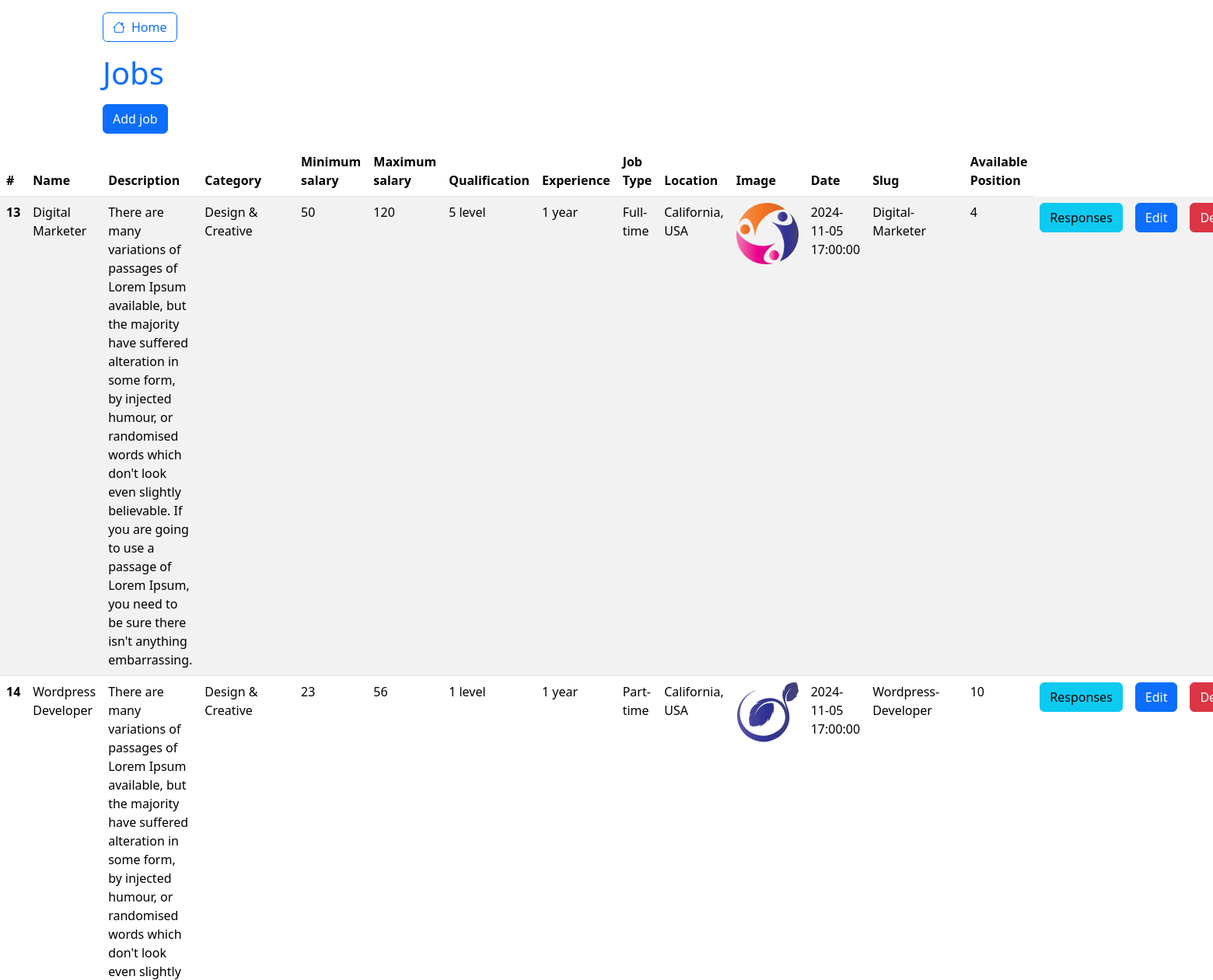
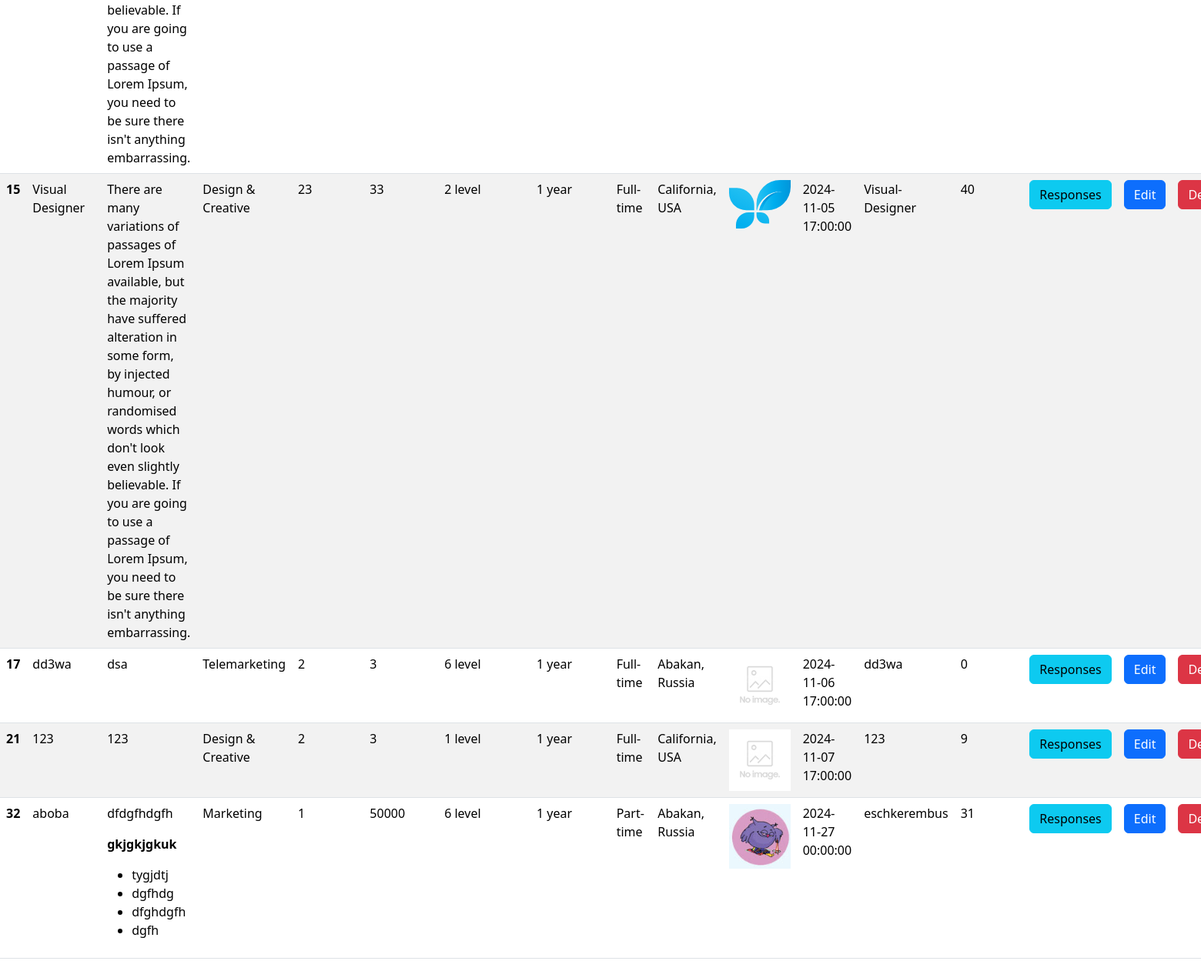
Screenshot of /companies/jobs/index.php (signed in) with the database file from the repository (2 pictures, top to bottom).
### tables this page shows
CREATE TABLE `jobs` (
  `id` int NOT NULL,
  `name` varchar(255) NOT NULL,
  `description` text NOT NULL,
  `category_id` int NOT NULL,
  `min_salary` int NOT NULL,
  `max_salary` int NOT NULL,
  `qualification_id` int NOT NULL,
  `experience_id` int NOT NULL,
  `job_type_id` int NOT NULL,
  `location_id` int NOT NULL,
  `image` varchar(255) DEFAULT NULL,
  `date` timestamp NOT NULL DEFAULT CURRENT_TIMESTAMP,
  `slug` varchar(255) NOT NULL,
  `company_id` int NOT NULL,
  `available_position` int UNSIGNED NOT NULL DEFAULT '0'
);

CREATE TABLE `categories` (
  `id` int NOT NULL,
  `name` varchar(255) NOT NULL,
  `is_popular` tinyint(1) NOT NULL DEFAULT '0'
);

CREATE TABLE `qualifications` (
  `id` int NOT NULL,
  `level` int NOT NULL
);

CREATE TABLE `experiences` (
  `id` int NOT NULL,
  `name` varchar(255) NOT NULL
);

CREATE TABLE `job_types` (
  `id` int NOT NULL,
  `name` varchar(255) NOT NULL
);

CREATE TABLE `locations` (
  `id` int NOT NULL,
  `name` varchar(255) NOT NULL
);

### companies/jobs/index.php (the view, shortened to what this page needs)
<?php
$pdo = require_once $_SERVER['DOCUMENT_ROOT'] . '/db.php';
$jobs = $pdo->query("SELECT jobs.*, categories.name AS category, qualifications.level AS qualification, experiences.name AS experience,
job_types.name AS job_type, locations.name AS location
FROM jobs
JOIN categories ON jobs.category_id = categories.id
JOIN qualifications ON jobs.qualification_id = qualifications.id
JOIN experiences ON jobs.experience_id = experiences.id
JOIN job_types ON jobs.job_type_id = job_types.id
JOIN locations ON jobs.location_id = locations.id
WHERE company_id = {$_SESSION['company_id']}")->fetchAll();
include $_SERVER['DOCUMENT_ROOT'] . '/layouts/header_bootstrap.php';
?>
    <div class="container mt-3">
        <a href="/" class="btn btn-outline-primary"><i class="bi bi-house me-2"></i>Home</a>
        <h1 class="text-primary my-3">Jobs</h1>
        <a href="/companies/jobs/create.php" class="btn btn-primary">Add job</a>
    </div>
<?php if ($jobs): ?>
    <table class="table table-striped mt-3">
        <thead>
        <tr>
            <th scope="col">#</th>
            <th scope="col">Name</th>
            <th scope="col">Description</th>
            <th scope="col">Category</th>
            <th scope="col">Minimum salary</th>
            <th scope="col">Maximum salary</th>
            <th scope="col">Qualification</th>
            <th scope="col">Experience</th>
            <th scope="col">Job Type</th>
            <th scope="col">Location</th>
            <th scope="col">Image</th>
            <th scope="col">Date</th>
            <th scope="col">Slug</th>
            <th scope="col">Available Position</th>
        </tr>
        </thead>
        <tbody>
        <?php foreach ($jobs as $job): ?>
            <tr>
                <th scope="row"><?= $job['id'] ?></th>
                <td><?= $job['name'] ?></td>
                <td><?= $job['description'] ?></td>
                <td><?= $job['category'] ?></td>
                <td><?= $job['min_salary'] ?></td>
                <td><?= $job['max_salary'] ?></td>
                <td><?= $job['qualification'] ?> level</td>
                <td><?= $job['experience'] ?></td>
                <td><?= $job['job_type'] ?></td>
                <td><?= $job['location'] ?></td>
                <td><img src="<?= $job['image'] ?? '/img/no_image.jpg' ?>" alt="" width="80"></td>
                <td><?= $job['date'] ?></td>
                <td><?= $job['slug'] ?></td>
                <td><?= $job['available_position'] ?></td>
                <td><a href="/companies/jobs/responses.php?id=<?= $job['id'] ?>" class="btn btn-info">Responses</a></td>
                <td><a href="/companies/jobs/edit.php?id=<?= $job['id'] ?>" class="btn btn-primary">Edit</a></td>
                <td><a href="/companies/jobs/actions/delete.php?id=<?= $job['id'] ?>" class="btn btn-danger">Delete</a>
                </td>
            </tr>
        <?php endforeach; ?>
        </tbody>
    </table>
<?php else: ?>
    <p style="margin-top: 15px;">You don't have any vacancies yet :(</p>
<?php endif; ?>
<?php
include $_SERVER['DOCUMENT_ROOT'] . '/layouts/footer_bootstrap.php';
?>

### rows the page displays
jobs: id "13", name "Digital Marketer", description "There are many variations of passages of Lorem Ipsum available, but the majority have suffered alteration in some form, by injected humour, or randomised words which don't look even slightly believable. If you are going to use a passage of Lorem Ipsum, you need to be sure there isn't anything embarrassing.", category.name "Design & Creative", min_salary "50", max_salary "120", qualification.level "5", experience.name "1 year", job_type.name "Full-time", location.name "California, USA", image (picture), date "2024-11-05 17:00:00", slug "Digital-Marketer", available_position "4"
jobs: id "14", name "Wordpress Developer", description "There are many variations of passages of Lorem Ipsum available, but the majority have suffered alteration in some form, by injected humour, or randomised words which don't look even slightly believable. If you are going to use a passage of Lorem Ipsum, you need to be sure there isn't anything embarrassing.", category.name "Design & Creative", min_salary "23", max_salary "56", qualification.level "1", experience.name "1 year", job_type.name "Part-time", location.name "California, USA", image (picture), date "2024-11-05 17:00:00", slug "Wordpress-Developer", available_position "10"
jobs: id "15", name "Visual Designer", description "There are many variations of passages of Lorem Ipsum available, but the majority have suffered alteration in some form, by injected humour, or randomised words which don't look even slightly believable. If you are going to use a passage of Lorem Ipsum, you need to be sure there isn't anything embarrassing.", category.name "Design & Creative", min_salary "23", max_salary "33", qualification.level "2", experience.name "1 year", job_type.name "Full-time", location.name "California, USA", image (picture), date "2024-11-05 17:00:00", slug "Visual-Designer", available_position "40"
jobs: id "17", name "dd3wa", description "dsa", category.name "Telemarketing", min_salary "2", max_salary "3", qualification.level "6", experience.name "1 year", job_type.name "Full-time", location.name "Abakan, Russia", date "2024-11-06 17:00:00", slug "dd3wa", available_position "0"
jobs: id "21", name "123", description "123", category.name "Design & Creative", min_salary "2", max_salary "3", qualification.level "1", experience.name "1 year", job_type.name "Full-time", location.name "California, USA", date "2024-11-07 17:00:00", slug "123", available_position "9"
jobs: id "32", name "aboba", description "dfdgfhdgfh gkjgkjgkuk tygjdtj dgfhdg dfghdgfh dgfh", category.name "Marketing", min_salary "1", max_salary "50000", qualification.level "6", experience.name "1 year", job_type.name "Part-time", location.name "Abakan, Russia", image (picture), date "2024-11-27 00:00:00", slug "eschkerembus", available_position "31"
